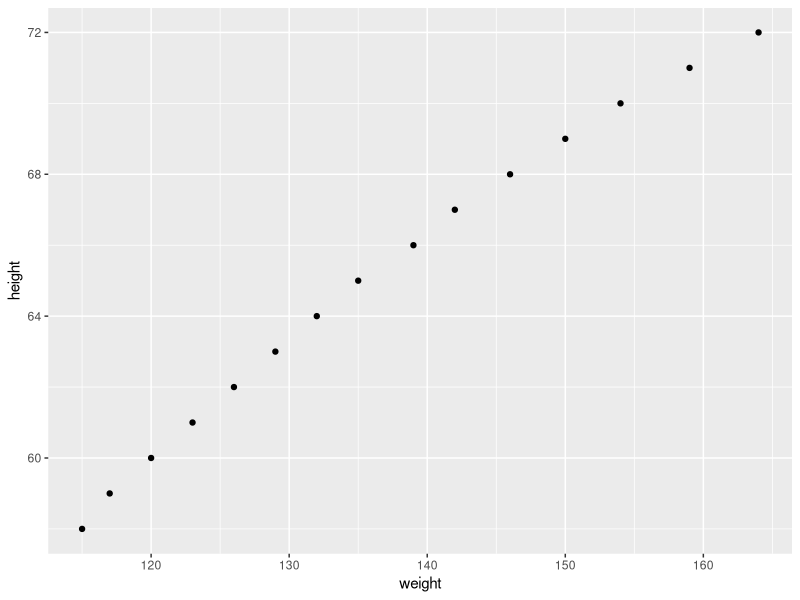
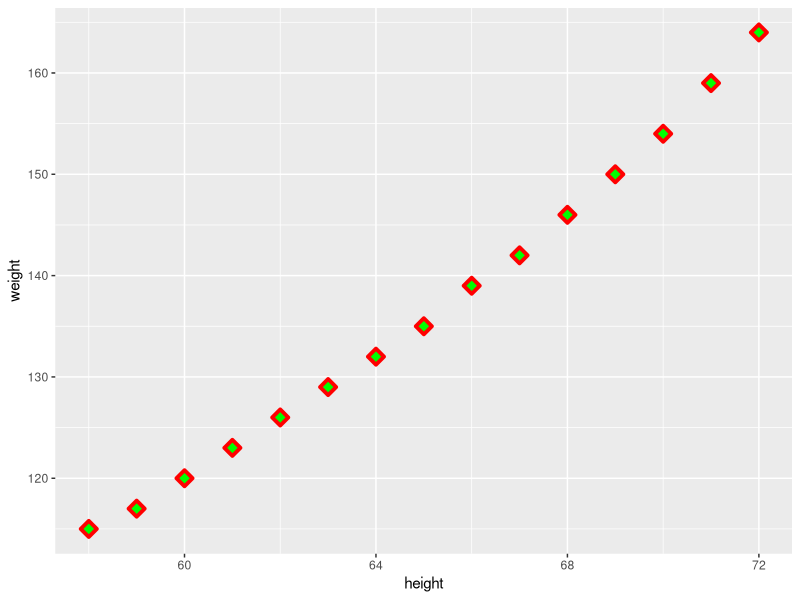

Write R code to recreate these figures, in order.
#This code chunk identifies my working directory 
#and sets it to where I want to save and fetch files
#TASK: fill in between the parentheses if needed. 
#If not needed, make the two lines a comment
setwd("D:/Documents/McDaniel/ANA505")
getwd()


#This brings the 'women' data into my environment from Base R (Run this)
women

#This code saves the women data as a dataframe with a new name
#TASK: Save the women dataset with a new name
new_women <- women

#This code chunk allows me to see the top 2 rows of my data
#TASK: Write the function that returns the top rows
head(new_women, 2)

#This code chunk shows me the internal structure 
#Task: Write the function that shows the number of rows, columns, column names, class of columns   
str(new_women)

#This code chunk shows me some basic summary stats
#Such as Min, Max, Mean. Quartiles...
#Task: Write the function that gives summary stats
summary(new_women)

#This allows me to apply the function to just one certain column
#Task: Write the function to return the Mean of just the height column
summary(new_women$height)

#This allows me to save one column as its own object ('values' in the Environment)
#Task: Write the function to create an object for just the Weight column 
#and write the function to create an object for just the Height column 
#(these should show as values in the environment window, not as datasets)
women_weight <- (new_women$weight)
head(women_weight)
women_height <- (new_women$height)
head(women_height)

#This takes the individual objects ('values' in the Environment) and creates a dataframe
#I can see the Data in the Environment 
#Task: Write the function to create a data.frame from the height and weight values you just created
data_weight <- new_women[,c("weight")]
data_height <- new_women[,c("height")]
data_weight
#This code chunk creates a subset from my dataset
#Note that the subset only appears in the Console (not the Environment)
#Task: Write the function to create a subset of the data where the height is > 65
#If I wanted to save the subset, I would need to name it as done in the code above
subset(new_women, height>65)

#This shows me how many rows are in my dataset and
#TASK: Write the function that returns the number of rows
nrow(new_women)

#This shows me how many columns are in my dataset
#TASK: Write the function that returns the number of columns
ncol(new_women)

#This also shows me how many rows and columns with just one function
#TASK: Write the function that returns the number of rows and columns with just one command
dim(new_women)

#This code will install the ggplot2 package
#TASK: Write the function that installs the ggplot2 package
#install.packages("ggplot2")
#install.packages("ellipsis")
  
#This code calls the ggplot2 package so I can use its functions
#Task: Write the function that 'calls' the ggplot2 package
library(ggplot2)

#This produces a scatter plot of the height and weight columns
#Task: replace the dataset name and column names in the plot function below 
#to produce a scatter plot of height and weight
ggplot(new_women, aes(x=weight, y=height)) + 
  geom_point()

#Optional 'Just for fun' TASK: Change the arguments for the geom point and see what happens to the plot
ggplot(new_women, aes(x=height, y=weight)) + 
  geom_point(shape = 23, colour = "red", fill = "green", size = 3, stroke = 2)
